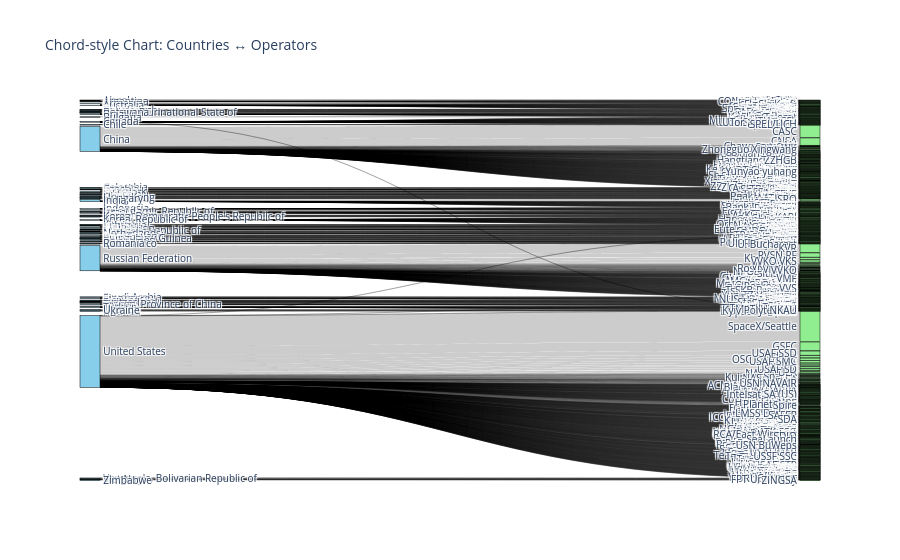

Notebook code for this chart:
### Code cell
import pandas as pd
import plotly.graph_objects as go

# Example: assume sdf is your dataframe
# Build a frequency matrix of Country vs Operator
matrix = sdf.groupby(['Country', 'Operator Short Name']).size().reset_index(name='count')

# Get unique labels (countries + operators)
countries = matrix['Country'].unique().tolist()
operators = matrix['Operator Short Name'].unique().tolist()
labels = countries + operators

# Build source-target pairs
sources = []
targets = []
values = []

for _, row in matrix.iterrows():
    sources.append(labels.index(row['Country']))
    targets.append(labels.index(row['Operator Short Name']))
    values.append(row['count'])

# Create a Sankey diagram (works like a chord chart)
fig = go.Figure(data=[go.Sankey(
    node=dict(
        pad=15,
        thickness=20,
        line=dict(color="black", width=0.5),
        label=labels,
        color=["skyblue"]*len(countries) + ["lightgreen"]*len(operators)
    ),
    link=dict(
        source=sources,
        target=targets,
        value=values
    ))])

fig.update_layout(title_text="Chord-style Chart: Countries ↔ Operators", font_size=10)
fig.show()

### Figure 1 — Plotly figure (JSON) as saved in the notebook; plotly's stock layout.template omitted (floating-point values rounded to 4 significant figures; data arrays with more than 128 entries replaced by an {"elided": "..."} marker saying what was removed)
{"data": [{"link": {"source": {"elided": "947 int values"}, "target": {"elided": "947 int values"}, "value": {"elided": "947 int values"}}, "node": {"color": {"elided": "1029 str values"}, "label": {"elided": "1029 str values"}, "line": {"color": "black", "width": 0.5}, "pad": 15, "thickness": 20}, "type": "sankey"}], "layout": {"font": {"size": 10}, "title": {"text": "Chord-style Chart: Countries ↔ Operators"}}}
